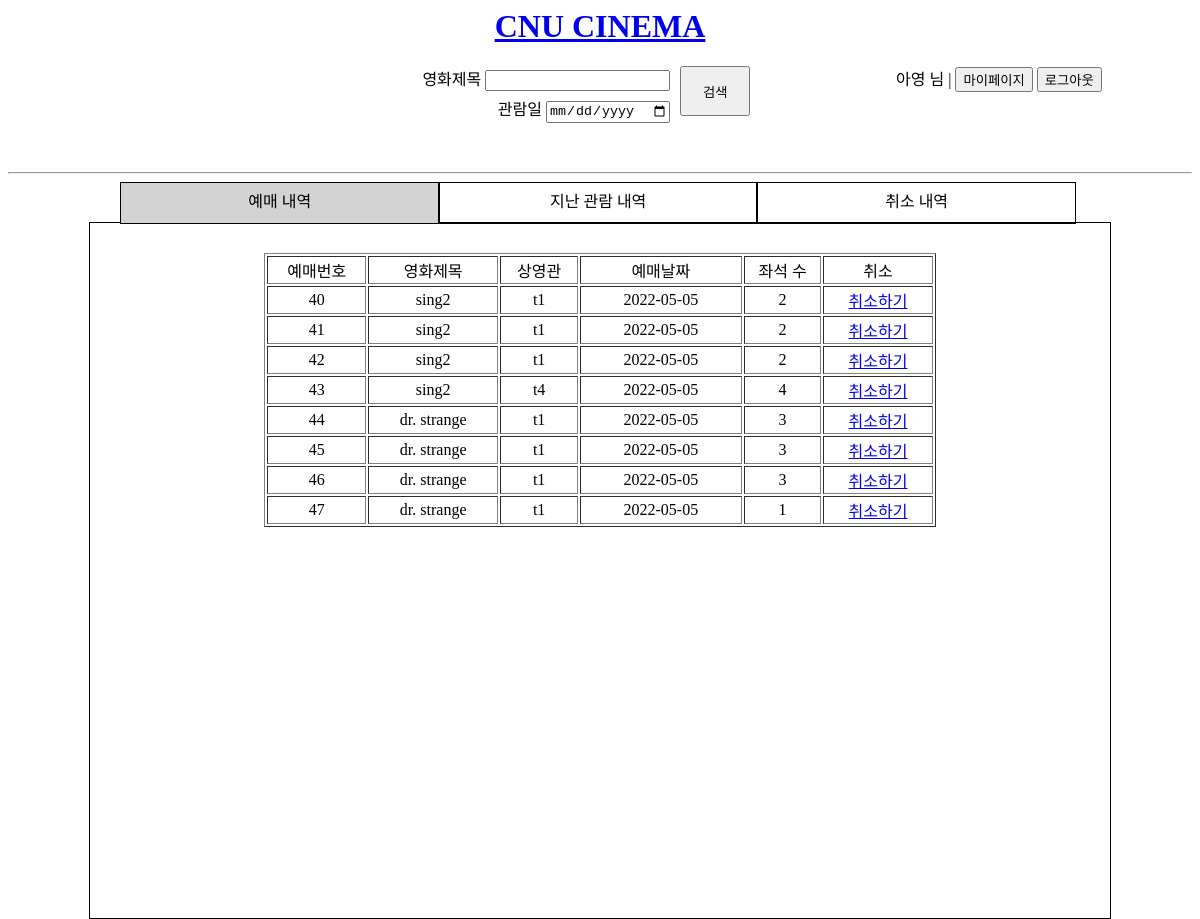
The page /mypage.php (signed in) on the database as committed earlier.
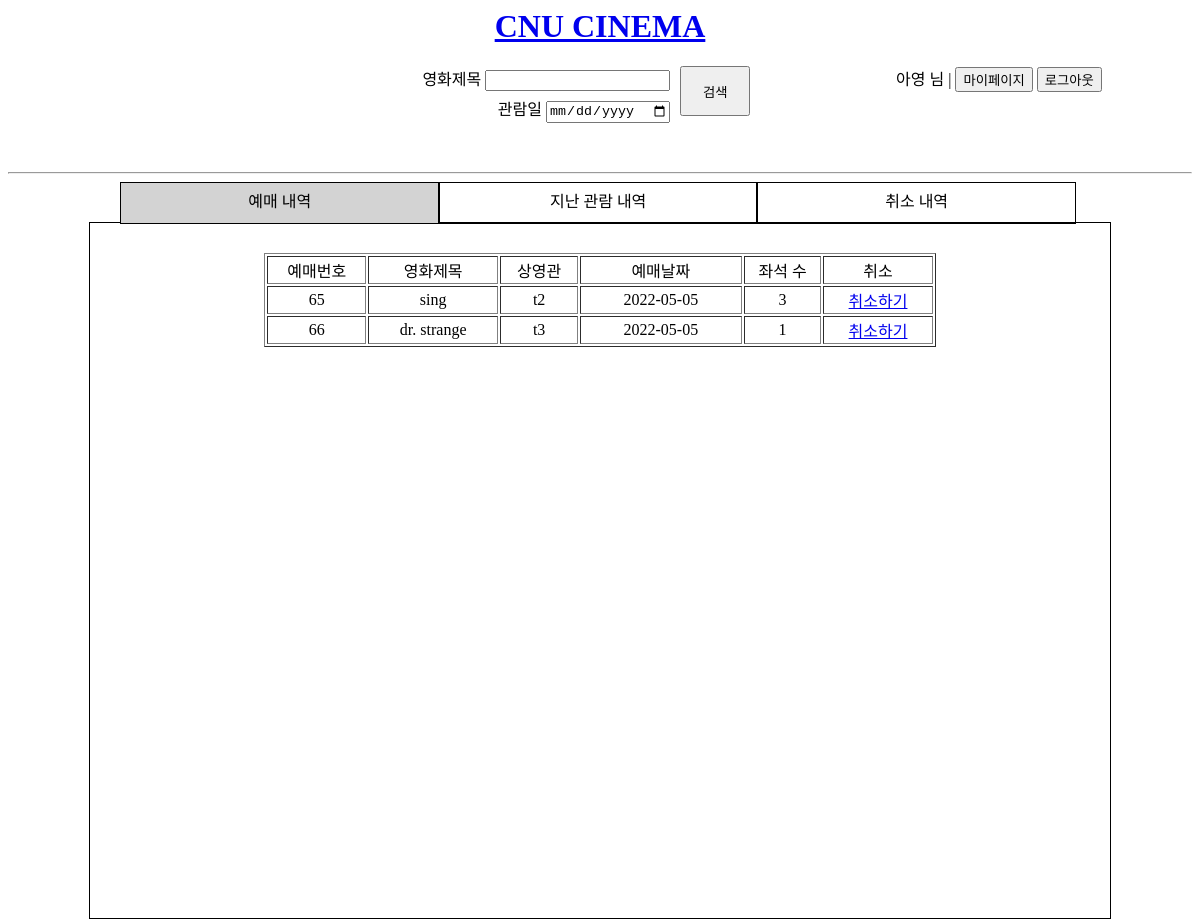
The same page on the database as committed later.
### tables this page shows
CREATE TABLE Customer 
	(
	cid INTEGER NOT NULL,
	name TEXT,
	password TEXT NOT NULL,
	email TEXT,
	birth_date DATE,
	sex TEXT,
    CONSTRAINT Customer_PK PRIMARY KEY(cid)
	);

CREATE TABLE Ticketing 
	(
	id INTEGER PRIMARY KEY autoincrement,
	rc_date TEXT,
	seats INTEGER,
	status TEXT CHECK(status IN ('R','C','W')),
	cid INTEGER,
	sid INTEGER,
	CONSTRAINT Ticketing_FK1 FOREIGN KEY (cid) REFERENCES Customer(cid),
	CONSTRAINT Ticketing_FK2 FOREIGN KEY (sid) REFERENCES Schedule(sid)
	);

### conn.php (called while the page is built, shortened)
<?php
    if(isset($_SESSION["ID"])){
        $conn = TRUE;
    }
?>

### mypage.php (the view, shortened to what this page needs)
<?php
    include('conn.php');
?>
<html lang="en">
<head>
    <link rel="stylesheet" href="css/index.css">
</head>
<body>
    <div class="header">
        <h1 id="title"><a href="/index.php">CNU CINEMA</a></h1>
        <div class="div1"></div>
        <div class="div2" id="search">
            <form action="search.php" method="get" id="formform" name="search" onsubmit="return blankSearch();">
                <div id="in">
                    <li>영화제목 <input type="text" id="search" name="movie_title"></li>
                    <li>관람일 <input type="date" name="s_date"></li>
                </div>
                <div id="s">
                    <input type="submit" value="검색">
                </div>
            </form>
        </div>
        <?php
            if($conn){
                $email = $_SESSION["ID"];
                $pw = $_SESSION["PWD"];
                $q=$db->query("SELECT name FROM customer WHERE email='$email' and password='$pw';");
                $results = $q->fetchAll(PDO::FETCH_ASSOC);
                $name = $results[0]["name"];
                echo "<div>$name 님 | <button onclick='location.href=\"mypage.php\"'>마이페이지</button>
                                    <button onclick='location.href=\"signout.php\"'>로그아웃</button></div>";
        ?>
        <?php
            }
        ?>
    </div><br><br>
    <div>
        <hr>
    </div>
    <div class="lists">
        <div class="top">
            <ul>
                <li class="myList book clicked" id="rList" onclick="check(event)">예매 내역</li>
                <li class="myList watch" id="wList" onclick="check(event)">지난 관람 내역</li>
                <li class="myList cancel" id="cList"  onclick="check(event)">취소 내역</li>
            </ul>
        </div>
        <div class="list-content1 content">
            <?php
                $email = $_SESSION["ID"];
                $q=$db->query("SELECT * FROM ticketing WHERE cid=(SELECT cid FROM customer WHERE email='$email') AND status='R' ORDER BY rc_date DESC;");
                $results = $q->fetchAll(PDO::FETCH_ASSOC);
                if($results == null){
                    echo "<h2 class='bookingL book content'>예매 내역이 없습니다.</h2>";
                }
                else{
                    echo "<table border='1' class='bookingL book content'>
                            <tr>
                                <td class='td__1'>예매번호</td>
                                <td class='td__2'>영화제목</td>
                                <td class='td__3'>상영관</td>
                                <td class='td__4'>예매날짜</td>
                                <td class='td__5'>좌석 수</td>
                                <td class='td__6'>취소</td>
                            </tr>";
                    foreach($results as $row){
                        echo "<tr>";
                        $id = $row["id"];
                        $rc_date = $row["rc_date"];
                        $seats = $row["seats"];
                        $sid = $row["sid"];
                        $tmp=$db->query("SELECT m.title, s.tname FROM movie m, schedule s WHERE m.mid=s.mid AND s.sid=$sid;");
                        $r = $tmp->fetchAll(PDO::FETCH_ASSOC);
                        $title = $r[0]["title"];
                        $tname = $r[0]["tname"];
                        echo "<td class='td__1'>$id</td>
                            <td class='td__2'>$title</td>
                            <td class='td__3'>$tname</td>
                            <td class='td__4'>$rc_date</td>
                            <td class='td__5'>$seats</td>
                            <td class='td__6'><a href='mypage.php?id=$id'>취소하기</a></td>
                        </tr>";
                    }
                }
            ?>
        </div>
    </div>
</body>
</html>

### css/index.css (style rules this page uses)
.header { margin-bottom: 3%; }
#title { color: red; text-align: center; }
#search { text-align: center; }
.div1 { float: left; height: 5px; width: 35%; }
.div2 { float: left; width: 40%; margin: auto; }
#in, #s { float: left; }
#in li { text-align: right; margin-bottom: 5px; }
#s input { width: 70px; height: 50px; margin-left: 10px; }
ul { padding: 0; margin: 0; }
.clicked { background-color: lightgrey; }
.top ul li { list-style: none; float: left; border: 1px; border-style: solid; width: 33%; height: 35px; text-align: center; padding-top: 5px; }
.lists { width: 90%; height: 90%; margin-left: 5%; margin-top: 20px; margin: auto; }
.top { width: 90%; height: 40px; margin-bottom: 5px; margin: auto; }
.list-content1 { border: 1px; border-style: solid; width: 90%; height: 90%; padding: 30px; margin: auto; }
.bookingL { text-align: center; width: 70%; margin: auto; }
.td__1 { width: 90px; }
.td__2 { width: 120px; }
.td__3 { width: 70px; }
.td__4 { width: 150px; }
.td__5 { width: 70px; }
.td__6 { width: 100px; }
.div2 li { list-style: none; }

Rows that differ between the two databases and show on the page:
removed ticketing: id "40", title "sing2", tname "t1", rc_date "2022-05-05", seats "2"
removed ticketing: id "41", title "sing2", tname "t1", rc_date "2022-05-05", seats "2"
removed ticketing: id "42", title "sing2", tname "t1", rc_date "2022-05-05", seats "2"
removed ticketing: id "43", title "sing2", tname "t4", rc_date "2022-05-05", seats "4"
removed ticketing: id "44", title "dr. strange", tname "t1", rc_date "2022-05-05", seats "3"
removed ticketing: id "45", title "dr. strange", tname "t1", rc_date "2022-05-05", seats "3"
removed ticketing: id "46", title "dr. strange", tname "t1", rc_date "2022-05-05", seats "3"
removed ticketing: id "47", title "dr. strange", tname "t1", rc_date "2022-05-05", seats "1"
added ticketing: id "65", title "sing", tname "t2", rc_date "2022-05-05", seats "3"
added ticketing: id "66", title "dr. strange", tname "t3", rc_date "2022-05-05", seats "1"
